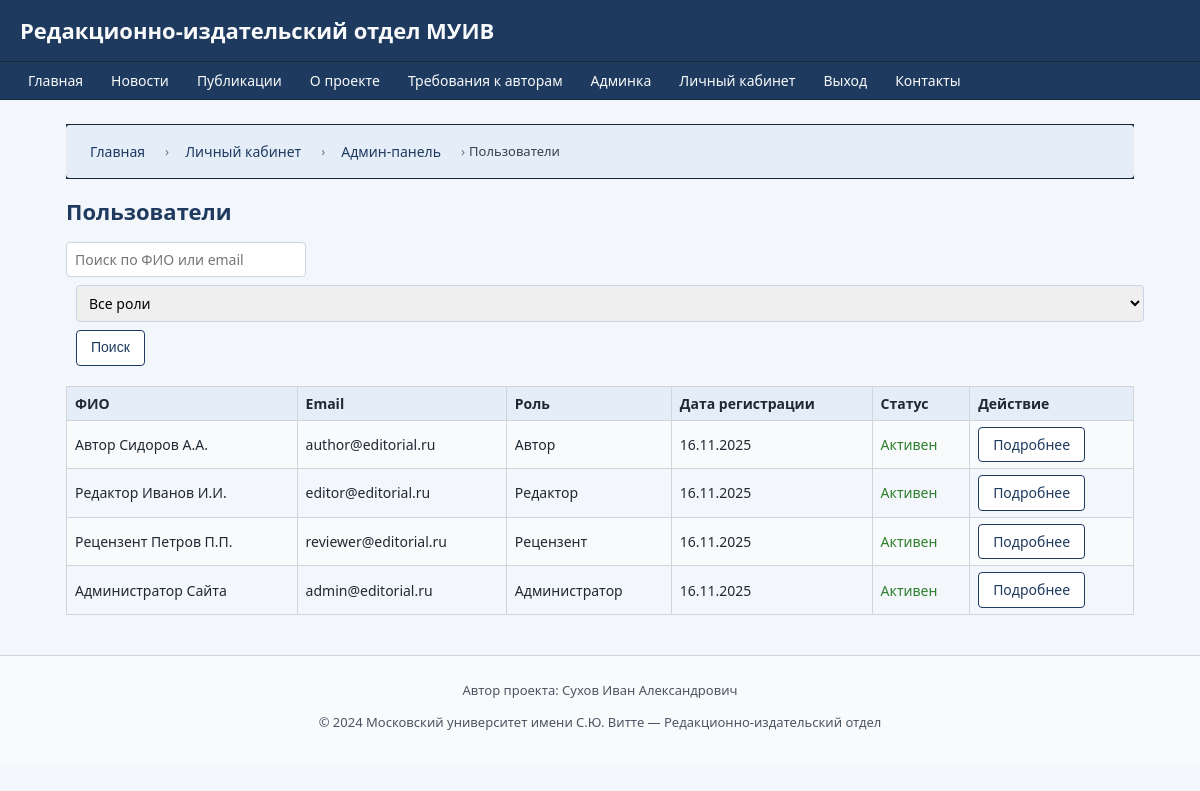
Page /admin/users (signed in) on the committed database.
### models.py (models this page shows)
class User(db.Model):
    __tablename__ = 'users'
    id = db.Column(db.Integer, primary_key=True)
    full_name = db.Column(db.String(128), nullable=False)
    email = db.Column(db.String(128), unique=True, nullable=False)
    password_hash = db.Column(db.String(128), nullable=False)
    role = db.Column(db.String(32), nullable=False)  # author, staff, reviewer, admin
    registered_at = db.Column(db.DateTime, default=datetime.utcnow)
    is_blocked = db.Column(db.Boolean, default=False)
    manuscripts = db.relationship('Manuscript', backref='author', lazy=True)
    reviews_made = db.relationship('Review', foreign_keys='Review.reviewer_id',
                                   backref='reviewer_user', lazy=True)
    messages_sent = db.relationship('Message', backref='sender', lazy=True)
    history_entries = db.relationship('ManuscriptHistory',
                                      backref='actor',
                                      lazy=True,
                                      foreign_keys='ManuscriptHistory.actor_id')

### routes.py (the view)
@routes.route('/admin/users')
@login_required('admin')
def admin_users():
    q = request.args.get('q', '').strip()
    role = request.args.get('role', '').strip()
    users_query = User.query
    if q:
        users_query = users_query.filter((User.full_name.ilike(f'%{q}%')) | (User.email.ilike(f'%{q}%')))
    if role:
        users_query = users_query.filter_by(role=role)
    users = users_query.order_by(User.registered_at.desc()).all()
    return render_template(
        'admin/users_list.html',
        users=users,
        user=current_user(),
        breadcrumbs=[
            ("Главная", url_for('routes.index')),
            ("Личный кабинет", url_for('routes.lk')),
            ("Админ-панель", url_for('routes.admin_dashboard')),
            ("Пользователи", None)
        ]
    )

### routes.py (called while the page is built)
def current_user():
    uid = session.get('user_id')
    if uid:
        return User.query.get(uid)
    return None

def login_required(role=None):
    def wrapper(f):
        from functools import wraps
        @wraps(f)
        def decorated_function(*args, **kwargs):
            user = current_user()
            if not user:
                flash("Для доступа требуется вход.", "warning")
                return redirect(url_for('routes.login'))
            if role and user.role != role:
                flash("Недостаточно прав.", "danger")
                return redirect(url_for('routes.index'))
            return f(*args, **kwargs)
        return decorated_function
    return wrapper

### templates/admin/users_list.html (shortened to what this page needs)
{% extends "base.html" %}
{% block content %}
<h2>Пользователи</h2>
<form method="get" action="{{ url_for('routes.admin_users') }}" style="margin-bottom: 20px;">
    <input type="text" name="q" value="{{ request.args.q or '' }}" placeholder="Поиск по ФИО или email" style="width: 240px;">
    <select name="role" style="margin-left: 10px;">
        <option value="">Все роли</option>
    </select>
    <button type="submit" class="btn btn-outline" style="margin-left: 10px;">Поиск</button>
</form>
{% if users %}
    <table class="table-striped">
        <tr>
            <th>ФИО</th>
            <th>Email</th>
            <th>Роль</th>
            <th>Дата регистрации</th>
            <th>Статус</th>
            <th>Действие</th>
        </tr>
        {% for u in users %}
        <tr>
            <td>{{ u.full_name }}</td>
            <td>{{ u.email }}</td>
            <td>
                {% if u.role == 'author' %}Автор
                {% elif u.role == 'staff' %}Редактор
                {% elif u.role == 'reviewer' %}Рецензент
                {% elif u.role == 'admin' %}Администратор
                {% else %}{{ u.role }}{% endif %}
            </td>
            <td>{{ u.registered_at.strftime('%d.%m.%Y') if u.registered_at else '' }}</td>
            <td>
                {% if u.is_blocked %}
                    <span style="color: #ba2b2b;">Заблокирован</span>
                {% else %}
                    <span style="color: #2e802e;">Активен</span>
                {% endif %}
            </td>
            <td>
                <a href="{{ url_for('routes.admin_user_edit', user_id=u.id) }}" class="btn btn-outline">Подробнее</a>
            </td>
        </tr>
        {% endfor %}
    </table>
{% else %}
    <p>Пользователей не найдено.</p>
{% endif %}
{% endblock %}

### static/css/main.css (style rules this page uses)
* { box-sizing: border-box; }
html, body { margin: 0; padding: 0; }
body { font-family: system-ui, -apple-system, BlinkMacSystemFont, "Segoe UI", sans-serif; font-size: 15px; line-height: 1.5; background: #f3f6fb; color: #1f2933; }
.btn { display: inline-block; padding: 7px 14px; font-size: 14px; line-height: 1.4; border-radius: 4px; border: 1px solid transparent; cursor: pointer; text-decoration: none; text-align: center; white-space: nowrap; transition: background 0.15s ease, color 0.15s ease, border-color 0.15s ease, transform 0.08s ease; }
.btn-outline { background: #ffffff; color: #1e3a5f; border-color: #1e3a5f; }
table { border-collapse: collapse; width: 100%; }
.table-striped th, .table-striped td { border: 1px solid #d1d5db; padding: 6px 8px; font-size: 14px; }
.table-striped th { background: #e5edf8; text-align: left; }
.table-striped tr:nth-child(even) td { background: #f9fafb; }
input[type="text"], input[type="email"], input[type="password"], input[type="date"], textarea, select { width: 100%; padding: 7px 8px; border-radius: 4px; border: 1px solid #cbd5e1; font-size: 14px; font-family: inherit; margin-bottom: 8px; }

### static/css/custom.css (style rules this page uses)
h2 { margin-top: 0; margin-bottom: 14px; font-size: 22px; color: #1e3a5f; }
a { color: #1e3a5f; }

### rows in the picture
User: full_name "Автор Сидоров А.А.", email "author@editorial.ru", role "Автор", registered_at "16.11.2025", is_blocked "Активен"
User: full_name "Редактор Иванов И.И.", email "editor@editorial.ru", role "Редактор", registered_at "16.11.2025", is_blocked "Активен"
User: full_name "Рецензент Петров П.П.", email "reviewer@editorial.ru", role "Рецензент", registered_at "16.11.2025", is_blocked "Активен"
User: full_name "Администратор Сайта", email "admin@editorial.ru", role "Администратор", registered_at "16.11.2025", is_blocked "Активен"

### other values in the picture
{{ title }} "Главная" "Личный кабинет" "Админ-панель"
{{ title }} "Пользователи"
